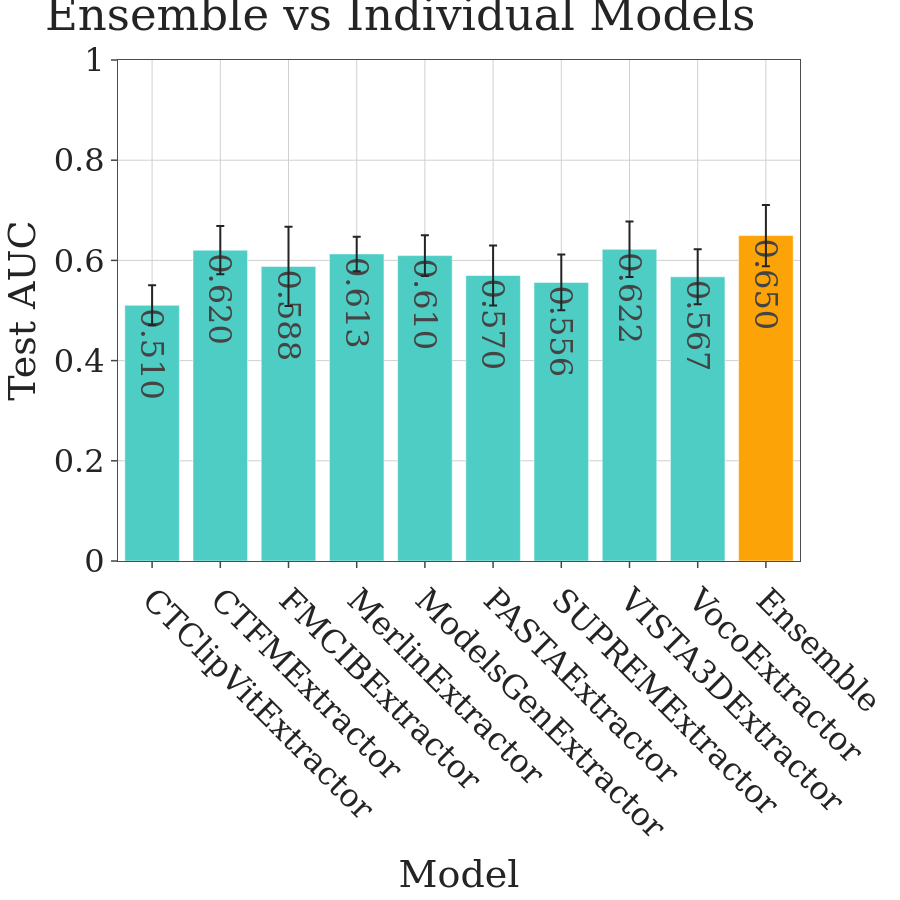

The notebook cell saved with this chart:
### Code cell
# Plot ensemble vs single-model performance
model_names_plot = list(test_accuracies_dict.keys())
ind_means = [test_accuracies_dict[m]['mean'] for m in model_names_plot]
ind_errors = [test_accuracies_dict[m]['ci95'][1] - test_accuracies_dict[m]['mean'] for m in model_names_plot]

ensembles = [(ensemble_mean, ensemble_ci), (stacking_mean, stacking_ci)]

final_ensemble_mean, final_ensemble_ci = max(ensembles, key=lambda x: x[0])

bar_names = model_names_plot + ["Ensemble"]
bar_means = ind_means + [final_ensemble_mean]
bar_errors = ind_errors + [final_ensemble_ci]

colors = ['#4ECDC4'] * len(model_names_plot) + ['#FCA308']

fig = go.Figure()
fig.add_trace(go.Bar(
    x=bar_names,
    y=bar_means,
    error_y=dict(type='data', array=bar_errors),
    marker_color=colors,
    text=[f"{m:.3f}" for m in bar_means],
    textposition='auto'
))

apply_r_style(fig, font_size=32)
fig.update_layout(
    title='Ensemble vs Individual Models',
    xaxis_title='Model',
    yaxis_title='Test AUC',
    height=FIG_SIZE,
    width=FIG_SIZE,
    template='simple_white',
    xaxis_tickangle=45
)
fig.update_yaxes(range=[0, 1.0])

fig.write_image(PLOTS_DIR / f"{DATASET_SLUG}_ensemble_vs_individual.png")

fig.show()

best_ind_mean = max(ind_means) if ind_means else float('nan')
print(f"Ensemble uplift over best single: {ensemble_mean - best_ind_mean:+.4f}")

### Figure 1 — Plotly figure (JSON) as saved in the notebook; plotly's stock layout.template omitted (floating-point values rounded to 4 significant figures)
{"data": [{"error_y": {"array": [0.04002, 0.0482, 0.07908, 0.0344, 0.04064, 0.0598, 0.05563, 0.05547, 0.05494, 0.06125], "type": "data"}, "marker": {"color": ["#4ECDC4", "#4ECDC4", "#4ECDC4", "#4ECDC4", "#4ECDC4", "#4ECDC4", "#4ECDC4", "#4ECDC4", "#4ECDC4", "#FCA308"]}, "text": ["0.510", "0.620", "0.588", "0.613", "0.610", "0.570", "0.556", "0.622", "0.567", "0.650"], "textposition": "auto", "type": "bar", "x": ["CTClipVitExtractor", "CTFMExtractor", "FMCIBExtractor", "MerlinExtractor", "ModelsGenExtractor", "PASTAExtractor", "SUPREMExtractor", "VISTA3DExtractor", "VocoExtractor", "Ensemble"], "y": [0.5104, 0.6204, 0.5879, 0.6129, 0.6096, 0.5699, 0.556, 0.6221, 0.5672, 0.6496]}], "layout": {"font": {"family": "DejaVu Serif", "size": 32}, "height": 900, "margin": {"b": 60, "l": 60, "r": 40, "t": 60}, "paper_bgcolor": "white", "plot_bgcolor": "white", "title": {"text": "Ensemble vs Individual Models"}, "width": 900, "xaxis": {"gridcolor": "#D0D0D0", "linecolor": "#4B4B4B", "mirror": true, "showgrid": true, "tickangle": 45, "ticklen": 6, "ticks": "outside", "tickwidth": 1.5, "title": {"text": "Model"}, "zeroline": false}, "yaxis": {"gridcolor": "#D0D0D0", "linecolor": "#4B4B4B", "mirror": true, "range": [0, 1.0], "showgrid": true, "ticklen": 6, "ticks": "outside", "tickwidth": 1.5, "title": {"text": "Test AUC"}, "zeroline": false}}}
